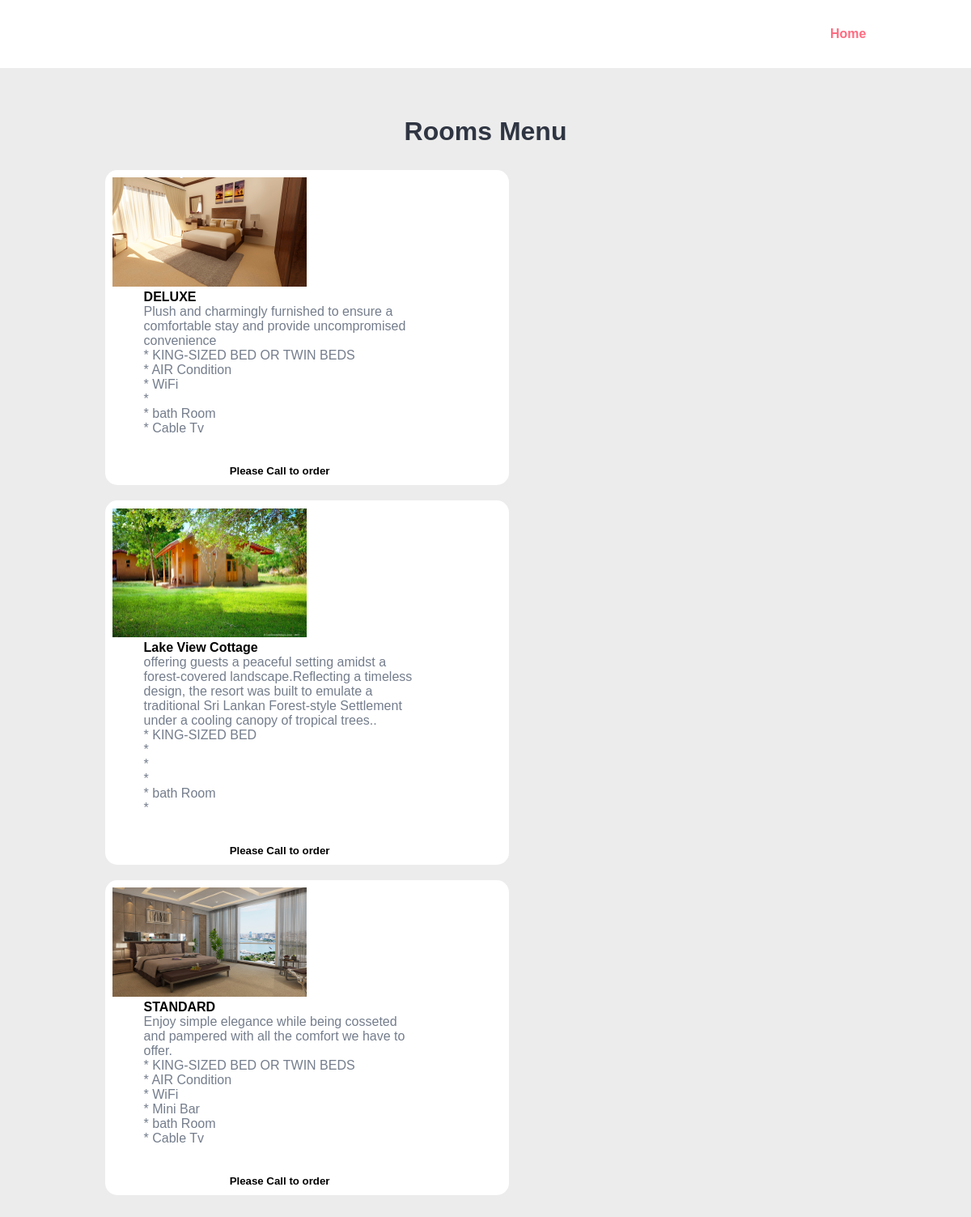
The app's page /Category_Room.php with its own data.
### tables this page shows
CREATE TABLE `room` (
  `img` varchar(300) NOT NULL,
  `name` varchar(150) NOT NULL,
  `details` varchar(400) NOT NULL,
  `bed` varchar(150) NOT NULL,
  `air` varchar(100) NOT NULL,
  `wifi` varchar(100) NOT NULL,
  `bar` varchar(100) NOT NULL,
  `bath` varchar(100) NOT NULL,
  `tv` varchar(100) NOT NULL,
  `button` varchar(100) NOT NULL,
  `id` int(11) NOT NULL
);

### Category_Room.php (the view, shortened to what this page needs)
<!DOCTYPE html>
<html lang="en">
<head>
    <link rel="stylesheet" href="css/style.css">
</head>
<body>
    <section class="navbar">
        <div class="container">
            <div class="menu text-right">
                <ul>
                    <li>
                        <a href="Home.php">Home</a>
                    </li>
                </ul>
            </div>
        </div>
    </section>
    <section class="food-menu">
        <div class="container">
            <h2 class="text-center">Rooms Menu</h2>
            <?php
            require_once './config.php';
            $sql = "SELECT * FROM room ";
            $result = $dbconn->query($sql);
            if (mysqli_num_rows($result) > 0) {
                while ($row = $result->fetch_assoc()) {
            ?>
            <form action="food_order_code.php" method="POST">
            <div class="food-menu-box">
                <div class="food-menu-img">
                    <img src="PIC/<?php echo $row['img']; ?>" alt="" class="img-responsive">
                </div>
                <div class="food-menu-desc">
                    <h4><?php echo $row['name']; ?></h4>
                    <p class="food-detail">
                    <?php echo $row['details']; ?>
                    </p>
                    <p class="food-detail"> * <?php echo $row['bed']; ?></p>
                    <p class="food-detail"> * <?php echo $row['air']; ?></p>
                    <p class="food-detail"> * <?php echo $row['wifi']; ?></p>
                    <p class="food-detail"> * <?php echo $row['bar']; ?></p>
                    <p class="food-detail"> * <?php echo $row['bath']; ?></p>
                    <p class="food-detail"> * <?php echo $row['tv']; ?></p>
                            <br>
                            <div class="col-md-3 position-relative">
                                <br>
                            </div>
                            <h5 class="text-center">Please Call to order </h5>
                </div>
            </div>
            </form>
            <?php
                }
            }
            ?>
        </div>
    </section>
</body>
</html>

### css/style.css (style rules this page uses)
* { margin: 0 0; padding: 0 0; font-family: Arial, Helvetica, sans-serif; }
.container { width: 80%; margin: 0 auto; padding: 1%; }
.img-responsive { width: 100%; }
.text-right { text-align: right; }
.text-center { text-align: center; }
a { color: #ff6b81; text-decoration: none; }
h2 { color: #2f3542; font-size: 2rem; margin-bottom: 2%; }
.menu { line-height: 60px; }
.menu ul { list-style-type: none; }
.menu ul li { display: inline; padding: 1%; font-weight: bold; }
.food-menu { background-color: #ececec; padding: 4% 0; }
.food-menu-box { width: 50%; margin: 1%; padding: 1%; float: left; background-color: white; border-radius: 15px; }
.food-menu-img { width: 50%; float: left; }
.food-menu-desc { width: 70%; float: left; margin-left: 8%; }
.food-detail { font-size: 1rem; color: #747d8c; }

### records on screen
room: img (picture), name "DELUXE", details "Plush and charmingly furnished to ensure a comfortable stay and provide uncompromised convenience", bed "KING-SIZED BED OR TWIN BEDS", air "AIR Condition", wifi "WiFi", bath "bath Room", tv "Cable Tv"
room: img (picture), name "Lake View Cottage", details "offering guests a peaceful setting amidst a forest-covered landscape.Reflecting a timeless design, the resort was built to emulate a traditional Sri Lankan Forest-style Settlement under a cooling canopy of tropical trees..", bed "KING-SIZED BED", bath "bath Room"
room: img (picture), name "STANDARD", details "Enjoy simple elegance while being cosseted and pampered with all the comfort we have to offer.", bed "KING-SIZED BED OR TWIN BEDS", air "AIR Condition", wifi "WiFi", bar "Mini Bar", bath "bath Room", tv "Cable Tv"
